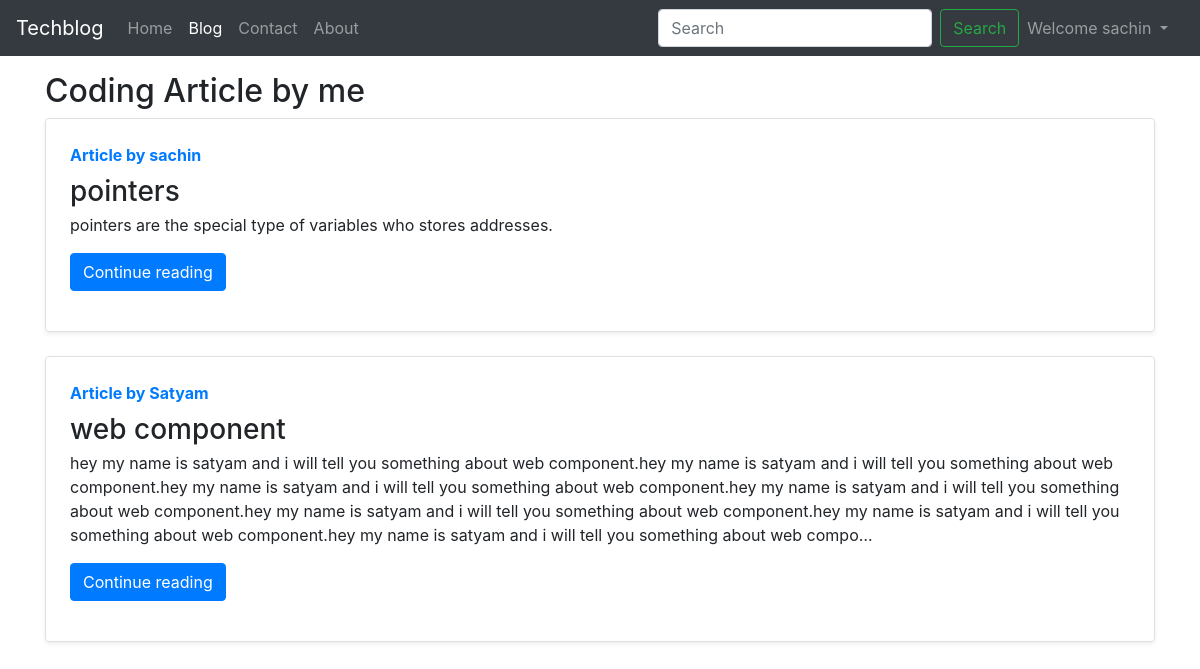
Page /blog/ (signed in) on the committed database.
### blog/models.py (models this page shows, shortened)
class Post(models.Model):
    sno = models.AutoField(primary_key = True)
    title = models.CharField(max_length=255)
    author = models.CharField(max_length=30)
    slug = models.CharField(max_length=130)
    content = models.TextField()
    timestamp = models.DateTimeField(blank= True)

### blog/views.py (the view)
# urls.py: path('', views.blogHome, name='blogHome'),
def blogHome(request):
    allPosts = Post.objects.all()
    context = {'allPosts': allPosts}
    return render(request, 'blog/bloghome.html', context)

### templates/blog/bloghome.html (shortened to what this page needs)
{% extends 'base.html' %}
{% block blogactive %} active {% endblock blogactive %}
{% block body %}
<div class="container my-3">
<h2>Coding Article by me</h2>
{% for post in allPosts %}
      <div class="row no-gutters border rounded overflow-hidden flex-md-row mb-4 shadow-sm h-md-250 position-relative">
        <div class="col p-4 d-flex flex-column position-static">
          <strong class="d-inline-block mb-2 text-primary">Article by {{post.author}}</strong>
          <h3 class="mb-0">{{post.title}}</h3>
          <p class="card-text mb-auto">{{post.content | truncatechars:500}} </p>
          <div class="my-3">
          <a href="/blog/{{post.slug}}" role="button" class="btn btn-primary">Continue reading</a>
          </div>
        </div>
      </div>
{% endfor %}
</div>
{% endblock body %}

### templates/base.html (shortened to what this page needs)
<!doctype html>
<html lang="en">
<head>
  <link rel="stylesheet" href="https://stackpath.bootstrapcdn.com/bootstrap/4.4.1/css/bootstrap.min.css"
>
</head>
<body>
  <nav class="navbar navbar-expand-lg navbar-dark bg-dark">
    <a class="navbar-brand" href="/">Techblog</a>
    <div class="collapse navbar-collapse" id="navbarSupportedContent">
      <ul class="navbar-nav mr-auto">
        <li class="nav-item {% block homeactive %} {% endblock homeactive %} ">
          <a class="nav-link" href="/">Home <span class="sr-only">(current)</span></a>
        </li>
        <li class="nav-item {% block blogactive %} {% endblock blogactive %}">
          <a class="nav-link" href="/blog">Blog</a>
        </li>
        <li class="nav-item {% block contactactive %} {% endblock contactactive %}">
          <a class="nav-link" href="/contact">Contact</a>
        </li>
        <li class="nav-item {% block aboutactive %} {% endblock aboutactive %}">
          <a class="nav-link" href="/about">About</a>
        </li>
      </ul>
      <div class="ml-auto form-inline">
      <form method="get" action="/search" class="form-inline my-2 my-lg-0">
        <input class="form-control mr-sm-2" type="search" placeholder="Search" aria-label="Search" name="query"
          id="search">
        <button class="btn btn-outline-success my-2 my-sm-0" type="submit">Search</button>
      </form>
      {% if user.is_authenticated %}
      <ul class="navbar-nav mr-2">
        <li class="nav-item dropdown">
        <a class="nav-link dropdown-toggle" href="#" id="navbarDropdown" role="button" data-toggle="dropdown" aria-haspopup="true" aria-expanded="false">
          Welcome {{request.user}}
        </a>
      </li>
      </ul>
      {% endif %}
    </div>
    </div>
  </nav>
  {% block body %}
  {% endblock body %}
</body>
</html>

### rows in the picture
Post: author "sachin", title "pointers", content "pointers are the special type of variables who stores addresses."
Post: author "Satyam", title "web component", content "hey my name is satyam and i will tell you something about web component.hey my name is satyam and i will tell you something about web component.hey my name is satyam and i will tell you something about web component.hey my name is satyam and i will tell you something about web component.hey my name is satyam and i will tell you something about web component.hey my name is satyam and i will tell you something about web component.hey my name is satyam and i will tell you something about web compo…"

### other values in the picture
{{ request.user }} "sachin"
